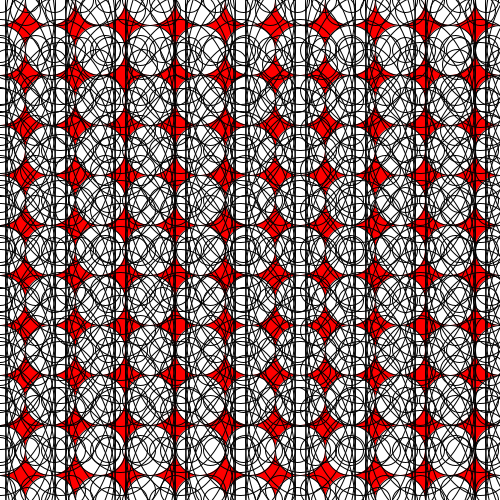
Frame 1 (no input)
Frame 60 (the mouse pressed at the canvas centre just before this capture): identical to frame 1, image omitted
Frame 120 (the mouse held since frame 60 and released just before this capture): identical to frame 1, image omitted

The Processing sketch that drew this single still picture (run headless with seeded random() and noise(); from frame 60 on, the mouse is pressed at the canvas centre):

// Processing sketch: processing_32928
// ── processing_32928.pde

int i=0;
int j=0;
int k=5;
int l=5;
int m=0;
int n=7;
int o=0;
int p=0;
int q=4;
int r=0;
int s=100;
int t=100;
int u=0;

void setup () {
  size (500,500);
  background (255,0,0);
  smooth();

 
  while (j<11){
   
    while (i<11){
    ellipse (i*50, j*50, 50, 50);
    i=i+1;
    }
    j=j+1;
    i=0;
  }
 noFill();
 strokeWeight (1);
 while (q<521){
 
 while (p<521){
 ellipse (p*6, q, 110, 200);
 p=p+10;
 }
 q=q+23;
 p=0;
 }
 
}

void draw (){
  
  strokeWeight (1);
 while (l<521){ 
   
 while (k<521){ 
 ellipse (k*5, l*2, 30, 30);
k=k+7;
}
l=l+20;
k=0;
 }
  
  while (o<521){
  
 while (m<521){
ellipse (m*3, o*5, 25, 25);
 m=m+9;
 }
 o=o+10;
 m=0;
  }
 
while (n<521){
 ellipse (n, 64, 30, 30);
 n=n+45;
}

/*strokeWeight (1);
stroke (255,255, 255);
while (r<2000){
ellipse (0,0,r,r);
r=r+10;
}

while (u<2000){
ellipse (500,500, u, u);
u=u+10;
}

strokeWeight (1);
stroke (0,0,0);
while (s<2000){
ellipse (0,500,s,s);
s=s+50;
}

while (t<2000){
ellipse (500,0,t,t);
t=t+50;
}

*/
}
